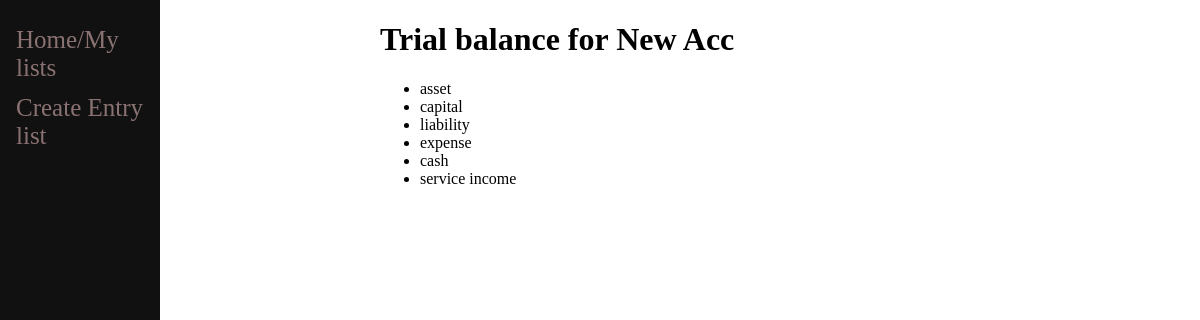
Screenshot of /1/trialbalance/ with the database file from the repository.
### journal/models.py (models this page shows, shortened)
class my_journal(models.Model):
	text = models.CharField(max_length=30)

class transaction(models.Model):
	list = models.ForeignKey(my_journal,on_delete=models.CASCADE)
	name = models.CharField(max_length=30)
	accounts = models.CharField(max_length=30)
	amount = models.IntegerField()
	def __str__(self):
		return self.name

### journal/views.py (the view)
# urls.py: path('<int:id>/trialbalance/',views.trial_balance,name='trial_balance'),
def trial_balance(response,id):
    cnt  = my_journal.objects.get(id=id)
    tb = cnt.transaction_set
    left,right = 0,0
    for item in tb.all():
        if item.accounts == 'debit':
            left += item.amount
        else:
            right += item.amount
    print(left,right)
    return render(response,'journal/trialBalance.html',{'cnt':cnt,'tb':tb,'left':left,'right':right})

### journal/templates/journal/trialBalance.html (shortened to what this page needs)
{% extends 'journal/base.html' %}
{% block content %}
<h1>Trial balance for {{cnt.text}}</h1>
<ul>
    {% for items in tb.all %}
        <li>{{items}}</li>
    {% endfor %}
</ul>
{% endblock %}

### journal/templates/journal/base.html (style rules this page uses)
body { display: flex; margin: 0; padding: 0; gap: 50px; }

### rows the page displays
my_journal: text "New Acc"
transaction: name "asset"
transaction: name "capital"
transaction: name "liability"
transaction: name "expense"
transaction: name "cash"
transaction: name "service income"
